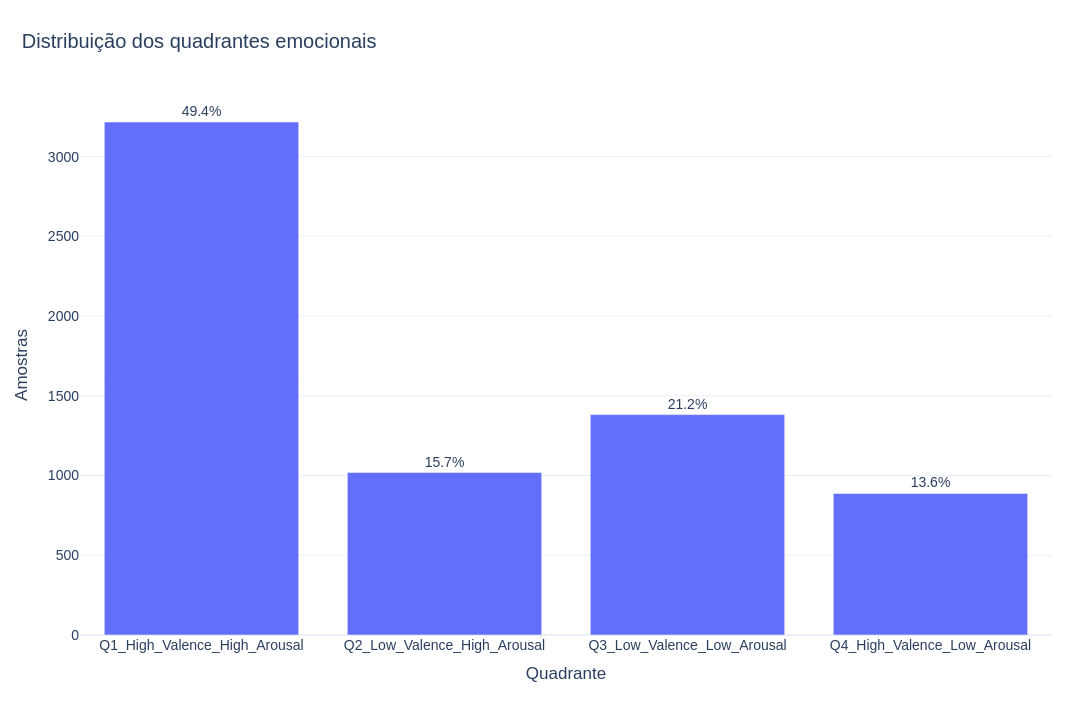
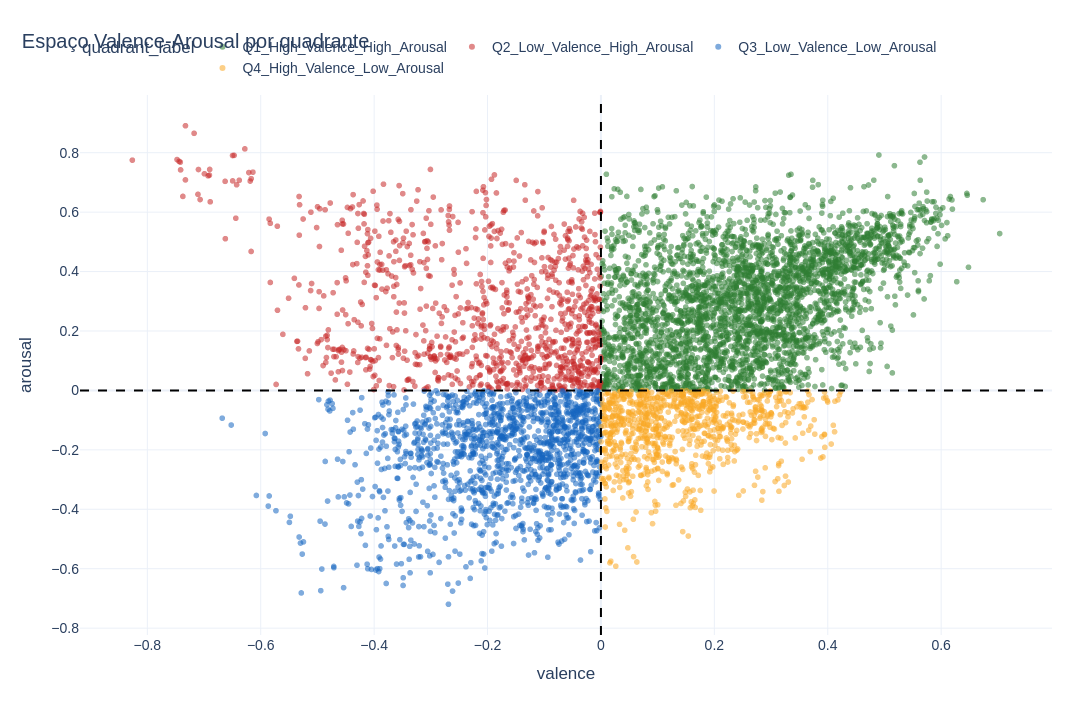
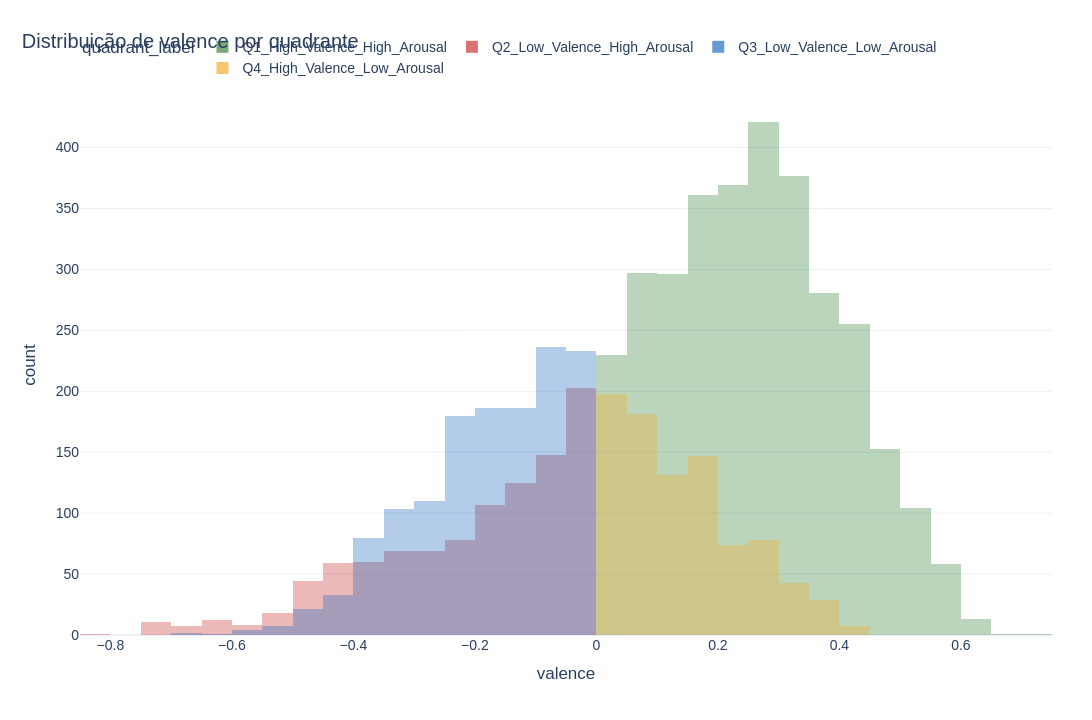
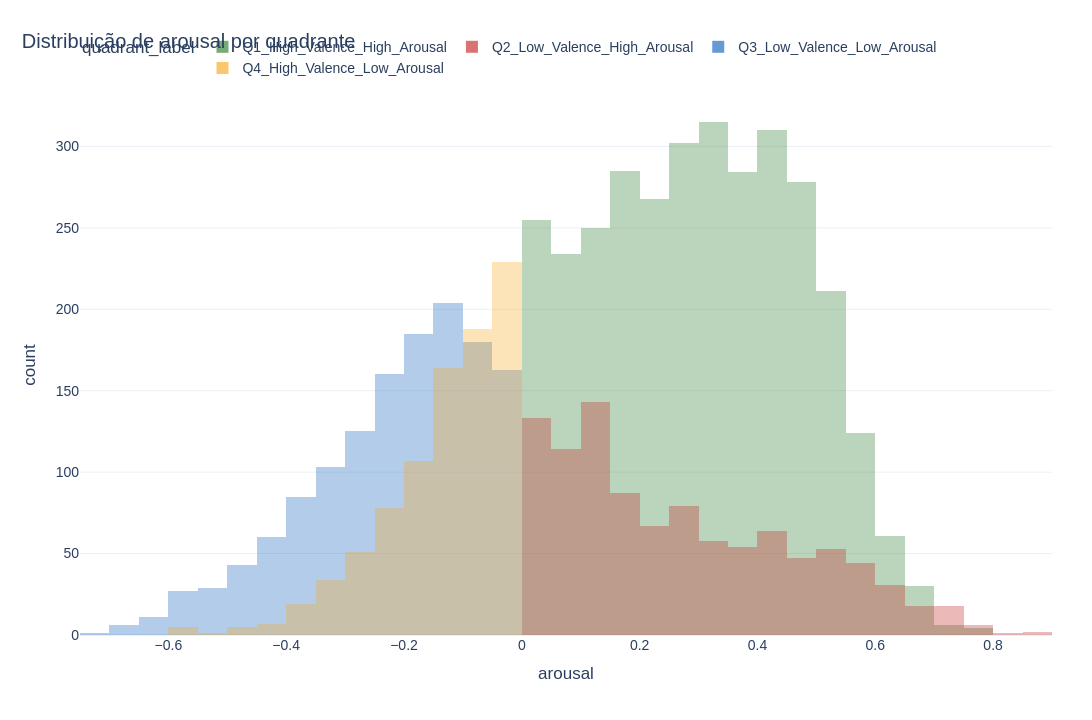

Notebook code for these charts, in order:
### Markdown cell above
## 5. EDA, invent?rio e ranking de features

Esta se??o exporta balan?o de classes, gr?ficos de `valence`/`arousal`, invent?rio de features, diagn?stico de qualidade e ranking estat?stico das features candidatas.

### Code cell
def safe_sample(df_in, max_rows=MAX_SAMPLE_FOR_EDA, random_state=RANDOM_STATE):
    if len(df_in) <= max_rows:
        return df_in.copy()
    return df_in.sample(max_rows, random_state=random_state).copy()


def feature_category(feature_name):
    name = feature_name.lower()
    if any(token in name for token in ["f0", "pitch", "voicing"]):
        return "Melody / Pitch"
    if any(token in name for token in ["energy", "rms", "loudness", "intensity"]):
        return "Dynamics"
    if any(token in name for token in ["zcr", "tempo", "rhythm", "onset", "duration"]):
        return "Rhythm / Temporal"
    if any(token in name for token in ["jitter", "shimmer", "hnr"]):
        return "Expressivity"
    if any(token in name for token in ["mfcc", "audspec", "spectral", "fft", "harmonicity", "sharpness", "rasta"]):
        return "Timbre / Tone Colour"
    return "Unmapped / Other"


def build_feature_inventory(feature_columns):
    """
    Constrói inventário com base_feature e aggregation corretos para os prefixos
    os_mean__* e os_std__* gerados pelo notebook 00_construir_opensmile_blocks.
    """
    rows = []
    for feature in feature_columns:
        if feature.startswith(MEAN_PREFIX):
            aggregation = "mean"
            base = feature[len(MEAN_PREFIX):]
        elif feature.startswith(STD_PREFIX):
            aggregation = "std"
            base = feature[len(STD_PREFIX):]
        else:
            parts = feature.split("__")
            aggregation = parts[-1] if len(parts) > 1 else "raw"
            base = parts[0]
        rows.append({
            "feature": feature,
            "base_feature": base,
            "aggregation": aggregation,
            "categoria_musical": feature_category(base),
        })
    return pd.DataFrame(rows)


def build_feature_quality(df_in, feature_columns):
    rows = []
    for feature in feature_columns:
        s = pd.to_numeric(df_in[feature], errors="coerce")
        rows.append({
            "feature": feature,
            "missing_rate": float(s.isna().mean()),
            "n_unique": int(s.nunique(dropna=True)),
            "variance": float(s.var(skipna=True)) if s.notna().sum() > 1 else np.nan,
            "mean": float(s.mean(skipna=True)) if s.notna().any() else np.nan,
            "std": float(s.std(skipna=True)) if s.notna().sum() > 1 else np.nan,
            "min": float(s.min(skipna=True)) if s.notna().any() else np.nan,
            "max": float(s.max(skipna=True)) if s.notna().any() else np.nan,
        })
    return pd.DataFrame(rows)


def select_usable_features(quality_df):
    usable = quality_df[
        quality_df["missing_rate"].le(MAX_MISSING_RATE)
        & quality_df["n_unique"].gt(1)
        & quality_df["variance"].fillna(0).gt(0)
    ]["feature"].tolist()
    if not usable:
        raise RuntimeError("Nenhuma feature passou pelos filtros de qualidade.")
    return usable


# Balanço de classes
class_balance = (
    model_df[QUADRANT_COL]
    .value_counts()
    .reindex(QUADRANT_ORDER, fill_value=0)
    .rename_axis(QUADRANT_COL)
    .reset_index(name="n")
)
class_balance["percent"] = class_balance["n"] / class_balance["n"].sum() * 100
save_table(class_balance, "class_balance_quadrants.csv")

fig_balance = px.bar(
    class_balance,
    x=QUADRANT_COL,
    y="n",
    text=class_balance["percent"].map(lambda x: f"{x:.1f}%"),
    title="Distribuição dos quadrantes emocionais",
)
fig_balance.update_layout(xaxis_title="Quadrante", yaxis_title="Amostras")
fig_balance.update_traces(textposition="outside")
save_fig(fig_balance, "class_balance_quadrants")

# Espaço valence-arousal
eda_sample = safe_sample(model_df)
fig_scatter = px.scatter(
    eda_sample,
    x=VALENCE_COL,
    y=AROUSAL_COL,
    color=QUADRANT_COL,
    color_discrete_map=QUADRANT_COLOR_MAP,
    category_orders={QUADRANT_COL: QUADRANT_ORDER},
    opacity=0.55,
    title="Espaço Valence-Arousal por quadrante",
)
fig_scatter.add_vline(x=VALENCE_THRESHOLD, line_dash="dash", line_color="black")
fig_scatter.add_hline(y=AROUSAL_THRESHOLD, line_dash="dash", line_color="black")
save_fig(fig_scatter, "scatter_valence_arousal_quadrants")

fig_valence = px.histogram(
    eda_sample, x=VALENCE_COL, color=QUADRANT_COL,
    color_discrete_map=QUADRANT_COLOR_MAP,
    category_orders={QUADRANT_COL: QUADRANT_ORDER},
    nbins=60, barmode="overlay",
    title="Distribuição de valence por quadrante",
)
fig_valence.update_traces(opacity=0.65)
save_fig(fig_valence, "hist_valence_by_quadrant")

fig_arousal = px.histogram(
    eda_sample, x=AROUSAL_COL, color=QUADRANT_COL,
    color_discrete_map=QUADRANT_COLOR_MAP,
    category_orders={QUADRANT_COL: QUADRANT_ORDER},
    nbins=60, barmode="overlay",
    title="Distribuição de arousal por quadrante",
)
fig_arousal.update_traces(opacity=0.65)
save_fig(fig_arousal, "hist_arousal_by_quadrant")

# Inventário e qualidade de features
feature_inventory = build_feature_inventory(feature_cols)
feature_quality   = build_feature_quality(model_df, feature_cols)
usable_feature_cols = select_usable_features(feature_quality)
feature_inventory["usable"] = feature_inventory["feature"].isin(usable_feature_cols)

save_table(feature_inventory, "classification_feature_inventory.csv")
save_table(feature_quality,   "feature_quality_quadrants.csv")

category_summary = (
    feature_inventory
    .groupby("categoria_musical", as_index=False)
    .agg(n_features=("feature", "count"), n_usable=("usable", "sum"))
    .sort_values("n_usable", ascending=False)
)
save_table(category_summary, "feature_category_summary_quadrants.csv")

fig_category = px.bar(
    category_summary, x="categoria_musical", y="n_usable",
    title="Features utilizáveis por categoria musical",
)
fig_category.update_layout(xaxis_title="Categoria", yaxis_title="Features utilizáveis")
save_fig(fig_category, "feature_category_summary_quadrants")

# Ranking estatístico das features
X_rank = model_df[usable_feature_cols].replace([np.inf, -np.inf], np.nan)
y_rank = model_df[QUADRANT_COL].astype(str)
X_rank_imputed = SimpleImputer(strategy="median").fit_transform(X_rank)

anova_scores, anova_pvalues = f_classif(X_rank_imputed, y_rank)
try:
    mi_scores = mutual_info_classif(X_rank_imputed, y_rank, random_state=RANDOM_STATE)
except Exception as e:
    print(f"[AVISO] mutual_info_classif não calculado: {e}")
    mi_scores = np.full(len(usable_feature_cols), np.nan)

feature_ranking = pd.DataFrame({
    "feature": usable_feature_cols,
    "anova_f": anova_scores,
    "anova_pvalue": anova_pvalues,
    "mutual_info": mi_scores,
}).merge(feature_inventory, on="feature", how="left")
feature_ranking = feature_ranking.sort_values("anova_f", ascending=False)
save_table(feature_ranking, "feature_ranking_quadrants.csv")

fig_top_features = px.bar(
    feature_ranking.head(25).sort_values("anova_f"),
    x="anova_f", y="feature", orientation="h",
    color="categoria_musical",
    title="Top 25 features por ANOVA F-score",
)
fig_top_features.update_layout(xaxis_title="ANOVA F-score", yaxis_title="Feature")
save_fig(fig_top_features, "top25_features_quadrants")

print(f"Features candidatas             : {len(feature_cols)}")
print(f"  - mean ({MEAN_PREFIX})     : {sum(1 for c in feature_cols if c.startswith(MEAN_PREFIX))}")
print(f"  - std  ({STD_PREFIX})      : {sum(1 for c in feature_cols if c.startswith(STD_PREFIX))}")
print(f"Features utilizáveis (qualidade): {len(usable_feature_cols)}")
display(category_summary)
display(feature_ranking.head(15))

### Figure 1 — Plotly figure (JSON) as saved in the notebook; plotly's stock layout.template omitted (floating-point values rounded to 4 significant figures)
{"data": [{"hovertemplate": "quadrant_label=%{x}<br>n=%{y}<br>text=%{text}<extra></extra>", "legendgroup": "", "marker": {"color": "#636efa", "pattern": {"shape": ""}}, "name": "", "orientation": "v", "showlegend": false, "text": ["49.4%", "15.7%", "21.2%", "13.6%"], "textposition": "outside", "type": "bar", "x": ["Q1_High_Valence_High_Arousal", "Q2_Low_Valence_High_Arousal", "Q3_Low_Valence_Low_Arousal", "Q4_High_Valence_Low_Arousal"], "xaxis": "x", "y": [3217, 1019, 1382, 888], "yaxis": "y"}], "layout": {"barmode": "relative", "font": {"family": "Arial", "size": 14}, "height": 720, "legend": {"orientation": "h", "tracegroupgap": 0, "x": 0, "xanchor": "left", "y": 1.02, "yanchor": "bottom"}, "margin": {"b": 85, "l": 80, "r": 40, "t": 95}, "title": {"text": "Distribuição dos quadrantes emocionais", "x": 0.02, "xanchor": "left"}, "width": 1200, "xaxis": {"anchor": "y", "domain": [0, 1], "title": {"text": "Quadrante"}}, "yaxis": {"anchor": "x", "domain": [0, 1], "title": {"text": "Amostras"}}}}

### Figure 2 — Plotly figure (JSON) as saved in the notebook; plotly's stock layout.template omitted (floating-point values rounded to 4 significant figures; data arrays with more than 128 entries replaced by an {"elided": "..."} marker saying what was removed)
{"data": [{"hovertemplate": "quadrant_label=Q1_High_Valence_High_Arousal<br>valence=%{x}<br>arousal=%{y}<extra></extra>", "legendgroup": "Q1_High_Valence_High_Arousal", "marker": {"color": "#2E7D32", "opacity": 0.55, "symbol": "circle"}, "mode": "markers", "name": "Q1_High_Valence_High_Arousal", "showlegend": true, "type": "scattergl", "x": {"elided": "3217 float values"}, "xaxis": "x", "y": {"elided": "3217 float values"}, "yaxis": "y"}, {"hovertemplate": "quadrant_label=Q2_Low_Valence_High_Arousal<br>valence=%{x}<br>arousal=%{y}<extra></extra>", "legendgroup": "Q2_Low_Valence_High_Arousal", "marker": {"color": "#C62828", "opacity": 0.55, "symbol": "circle"}, "mode": "markers", "name": "Q2_Low_Valence_High_Arousal", "showlegend": true, "type": "scattergl", "x": {"elided": "1019 float values"}, "xaxis": "x", "y": {"elided": "1019 float values"}, "yaxis": "y"}, {"hovertemplate": "quadrant_label=Q3_Low_Valence_Low_Arousal<br>valence=%{x}<br>arousal=%{y}<extra></extra>", "legendgroup": "Q3_Low_Valence_Low_Arousal", "marker": {"color": "#1565C0", "opacity": 0.55, "symbol": "circle"}, "mode": "markers", "name": "Q3_Low_Valence_Low_Arousal", "showlegend": true, "type": "scattergl", "x": {"elided": "1382 float values"}, "xaxis": "x", "y": {"elided": "1382 float values"}, "yaxis": "y"}, {"hovertemplate": "quadrant_label=Q4_High_Valence_Low_Arousal<br>valence=%{x}<br>arousal=%{y}<extra></extra>", "legendgroup": "Q4_High_Valence_Low_Arousal", "marker": {"color": "#F9A825", "opacity": 0.55, "symbol": "circle"}, "mode": "markers", "name": "Q4_High_Valence_Low_Arousal", "showlegend": true, "type": "scattergl", "x": {"elided": "888 float values"}, "xaxis": "x", "y": {"elided": "888 float values"}, "yaxis": "y"}], "layout": {"font": {"family": "Arial", "size": 14}, "height": 720, "legend": {"orientation": "h", "title": {"text": "quadrant_label"}, "tracegroupgap": 0, "x": 0, "xanchor": "left", "y": 1.02, "yanchor": "bottom"}, "margin": {"b": 85, "l": 80, "r": 40, "t": 95}, "shapes": [{"line": {"color": "black", "dash": "dash"}, "type": "line", "x0": 0, "x1": 0, "xref": "x", "y0": 0, "y1": 1, "yref": "y domain"}, {"line": {"color": "black", "dash": "dash"}, "type": "line", "x0": 0, "x1": 1, "xref": "x domain", "y0": 0, "y1": 0, "yref": "y"}], "title": {"text": "Espaço Valence-Arousal por quadrante", "x": 0.02, "xanchor": "left"}, "width": 1200, "xaxis": {"anchor": "y", "domain": [0, 1], "title": {"text": "valence"}}, "yaxis": {"anchor": "x", "domain": [0, 1], "title": {"text": "arousal"}}}}

### Figure 3 — Plotly figure (JSON) as saved in the notebook; plotly's stock layout.template omitted (floating-point values rounded to 4 significant figures; data arrays with more than 128 entries replaced by an {"elided": "..."} marker saying what was removed)
{"data": [{"bingroup": "x", "hovertemplate": "quadrant_label=Q1_High_Valence_High_Arousal<br>valence=%{x}<br>count=%{y}<extra></extra>", "legendgroup": "Q1_High_Valence_High_Arousal", "marker": {"color": "#2E7D32", "opacity": 0.5, "pattern": {"shape": ""}}, "name": "Q1_High_Valence_High_Arousal", "nbinsx": 60, "opacity": 0.65, "orientation": "v", "showlegend": true, "type": "histogram", "x": {"elided": "3217 float values"}, "xaxis": "x", "yaxis": "y"}, {"bingroup": "x", "hovertemplate": "quadrant_label=Q2_Low_Valence_High_Arousal<br>valence=%{x}<br>count=%{y}<extra></extra>", "legendgroup": "Q2_Low_Valence_High_Arousal", "marker": {"color": "#C62828", "opacity": 0.5, "pattern": {"shape": ""}}, "name": "Q2_Low_Valence_High_Arousal", "nbinsx": 60, "opacity": 0.65, "orientation": "v", "showlegend": true, "type": "histogram", "x": {"elided": "1019 float values"}, "xaxis": "x", "yaxis": "y"}, {"bingroup": "x", "hovertemplate": "quadrant_label=Q3_Low_Valence_Low_Arousal<br>valence=%{x}<br>count=%{y}<extra></extra>", "legendgroup": "Q3_Low_Valence_Low_Arousal", "marker": {"color": "#1565C0", "opacity": 0.5, "pattern": {"shape": ""}}, "name": "Q3_Low_Valence_Low_Arousal", "nbinsx": 60, "opacity": 0.65, "orientation": "v", "showlegend": true, "type": "histogram", "x": {"elided": "1382 float values"}, "xaxis": "x", "yaxis": "y"}, {"bingroup": "x", "hovertemplate": "quadrant_label=Q4_High_Valence_Low_Arousal<br>valence=%{x}<br>count=%{y}<extra></extra>", "legendgroup": "Q4_High_Valence_Low_Arousal", "marker": {"color": "#F9A825", "opacity": 0.5, "pattern": {"shape": ""}}, "name": "Q4_High_Valence_Low_Arousal", "nbinsx": 60, "opacity": 0.65, "orientation": "v", "showlegend": true, "type": "histogram", "x": {"elided": "888 float values"}, "xaxis": "x", "yaxis": "y"}], "layout": {"barmode": "overlay", "font": {"family": "Arial", "size": 14}, "height": 720, "legend": {"orientation": "h", "title": {"text": "quadrant_label"}, "tracegroupgap": 0, "x": 0, "xanchor": "left", "y": 1.02, "yanchor": "bottom"}, "margin": {"b": 85, "l": 80, "r": 40, "t": 95}, "title": {"text": "Distribuição de valence por quadrante", "x": 0.02, "xanchor": "left"}, "width": 1200, "xaxis": {"anchor": "y", "domain": [0, 1], "title": {"text": "valence"}}, "yaxis": {"anchor": "x", "domain": [0, 1], "title": {"text": "count"}}}}

### Figure 4 — Plotly figure (JSON) as saved in the notebook; plotly's stock layout.template omitted (floating-point values rounded to 4 significant figures; data arrays with more than 128 entries replaced by an {"elided": "..."} marker saying what was removed)
{"data": [{"bingroup": "x", "hovertemplate": "quadrant_label=Q1_High_Valence_High_Arousal<br>arousal=%{x}<br>count=%{y}<extra></extra>", "legendgroup": "Q1_High_Valence_High_Arousal", "marker": {"color": "#2E7D32", "opacity": 0.5, "pattern": {"shape": ""}}, "name": "Q1_High_Valence_High_Arousal", "nbinsx": 60, "opacity": 0.65, "orientation": "v", "showlegend": true, "type": "histogram", "x": {"elided": "3217 float values"}, "xaxis": "x", "yaxis": "y"}, {"bingroup": "x", "hovertemplate": "quadrant_label=Q2_Low_Valence_High_Arousal<br>arousal=%{x}<br>count=%{y}<extra></extra>", "legendgroup": "Q2_Low_Valence_High_Arousal", "marker": {"color": "#C62828", "opacity": 0.5, "pattern": {"shape": ""}}, "name": "Q2_Low_Valence_High_Arousal", "nbinsx": 60, "opacity": 0.65, "orientation": "v", "showlegend": true, "type": "histogram", "x": {"elided": "1019 float values"}, "xaxis": "x", "yaxis": "y"}, {"bingroup": "x", "hovertemplate": "quadrant_label=Q3_Low_Valence_Low_Arousal<br>arousal=%{x}<br>count=%{y}<extra></extra>", "legendgroup": "Q3_Low_Valence_Low_Arousal", "marker": {"color": "#1565C0", "opacity": 0.5, "pattern": {"shape": ""}}, "name": "Q3_Low_Valence_Low_Arousal", "nbinsx": 60, "opacity": 0.65, "orientation": "v", "showlegend": true, "type": "histogram", "x": {"elided": "1382 float values"}, "xaxis": "x", "yaxis": "y"}, {"bingroup": "x", "hovertemplate": "quadrant_label=Q4_High_Valence_Low_Arousal<br>arousal=%{x}<br>count=%{y}<extra></extra>", "legendgroup": "Q4_High_Valence_Low_Arousal", "marker": {"color": "#F9A825", "opacity": 0.5, "pattern": {"shape": ""}}, "name": "Q4_High_Valence_Low_Arousal", "nbinsx": 60, "opacity": 0.65, "orientation": "v", "showlegend": true, "type": "histogram", "x": {"elided": "888 float values"}, "xaxis": "x", "yaxis": "y"}], "layout": {"barmode": "overlay", "font": {"family": "Arial", "size": 14}, "height": 720, "legend": {"orientation": "h", "title": {"text": "quadrant_label"}, "tracegroupgap": 0, "x": 0, "xanchor": "left", "y": 1.02, "yanchor": "bottom"}, "margin": {"b": 85, "l": 80, "r": 40, "t": 95}, "title": {"text": "Distribuição de arousal por quadrante", "x": 0.02, "xanchor": "left"}, "width": 1200, "xaxis": {"anchor": "y", "domain": [0, 1], "title": {"text": "arousal"}}, "yaxis": {"anchor": "x", "domain": [0, 1], "title": {"text": "count"}}}}
